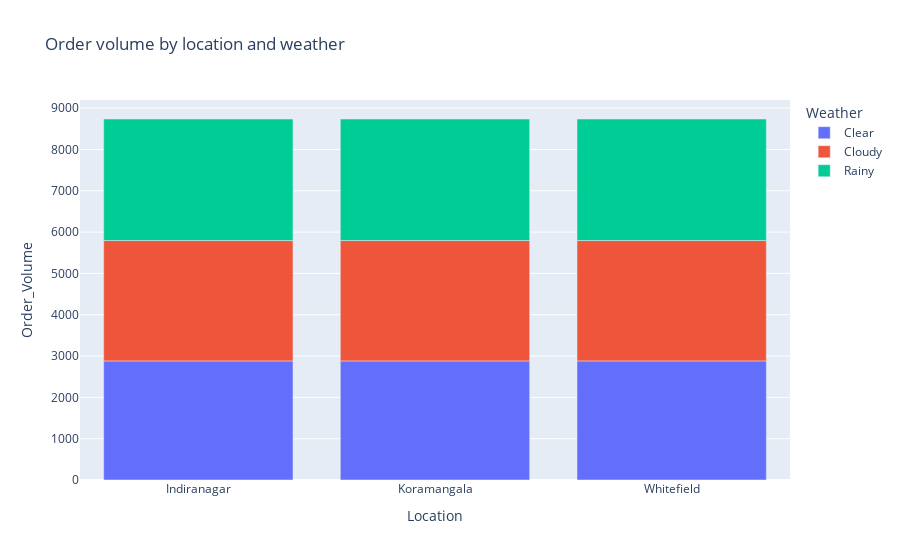

This figure's notebook cell:
### Markdown cell above
<h1>Findings of milk on based  on location ,month and hourly data:</h1>


<h2>1. Milk Consumption by Location</h2>
<h3>Key Observation: Milk orders are the same across Koramangala, Indiranagar, and Whitefield, with 744 orders each in January.</h3>

<h2>2. Milk Consumption by Month</h2>
<h3>Key Observation: August ,January and March have the highest milk consumption (744 orders). February shows a slight dip with (672 orders.)</h3>

<h2>3.Hourly Milk Consumption</h2>
<h3>Key Observation: Orders are higher in the morning. For example, on 2023-01-01, at 10:00 AM, there were 401 orders, while at 4:00 PM, it dropped to 367 orders.</h3>


<h2>Conclusion:</h2>
<p>Milk consumption is consistent across locations.</p>
<p>Higher orders are observed in  August,January and March.</p>
<p>Morning hours see higher milk consumption compared to the afternoon.</p>

### Code cell
# Group data by 'Location' and 'Weather' and count the occurrences of 'Order_Volume'
location_weather_data=analysis_data.groupby(['Location','Weather'])['Order_Volume'].size().reset_index()
# Create a bar plot to visualize the relationship between Location, Order Volume, and Weather
fig=px.bar(location_weather_data,x='Location',y='Order_Volume',color='Weather',
               title=('Order volume by location and weather'),
               labels={'Location':'Location','Order_Volume':'Order_Volume','Weather':'Weather'})
fig.show()

### Figure 1 — Plotly figure (JSON) as saved in the notebook; plotly's stock layout.template omitted (floating-point values rounded to 4 significant figures)
{"data": [{"alignmentgroup": "True", "hovertemplate": "Weather=Clear<br>Location=%{x}<br>Order_Volume=%{y}<extra></extra>", "legendgroup": "Clear", "marker": {"color": "#636efa", "pattern": {"shape": ""}}, "name": "Clear", "offsetgroup": "Clear", "orientation": "v", "showlegend": true, "textposition": "auto", "type": "bar", "x": ["Indiranagar", "Koramangala", "Whitefield"], "xaxis": "x", "y": [2883, 2883, 2883], "yaxis": "y"}, {"alignmentgroup": "True", "hovertemplate": "Weather=Cloudy<br>Location=%{x}<br>Order_Volume=%{y}<extra></extra>", "legendgroup": "Cloudy", "marker": {"color": "#EF553B", "pattern": {"shape": ""}}, "name": "Cloudy", "offsetgroup": "Cloudy", "orientation": "v", "showlegend": true, "textposition": "auto", "type": "bar", "x": ["Indiranagar", "Koramangala", "Whitefield"], "xaxis": "x", "y": [2913, 2913, 2913], "yaxis": "y"}, {"alignmentgroup": "True", "hovertemplate": "Weather=Rainy<br>Location=%{x}<br>Order_Volume=%{y}<extra></extra>", "legendgroup": "Rainy", "marker": {"color": "#00cc96", "pattern": {"shape": ""}}, "name": "Rainy", "offsetgroup": "Rainy", "orientation": "v", "showlegend": true, "textposition": "auto", "type": "bar", "x": ["Indiranagar", "Koramangala", "Whitefield"], "xaxis": "x", "y": [2941, 2941, 2941], "yaxis": "y"}], "layout": {"barmode": "relative", "legend": {"title": {"text": "Weather"}, "tracegroupgap": 0}, "title": {"text": "Order volume by location and weather"}, "xaxis": {"anchor": "y", "domain": [0, 1], "title": {"text": "Location"}}, "yaxis": {"anchor": "x", "domain": [0, 1], "title": {"text": "Order_Volume"}}}}
